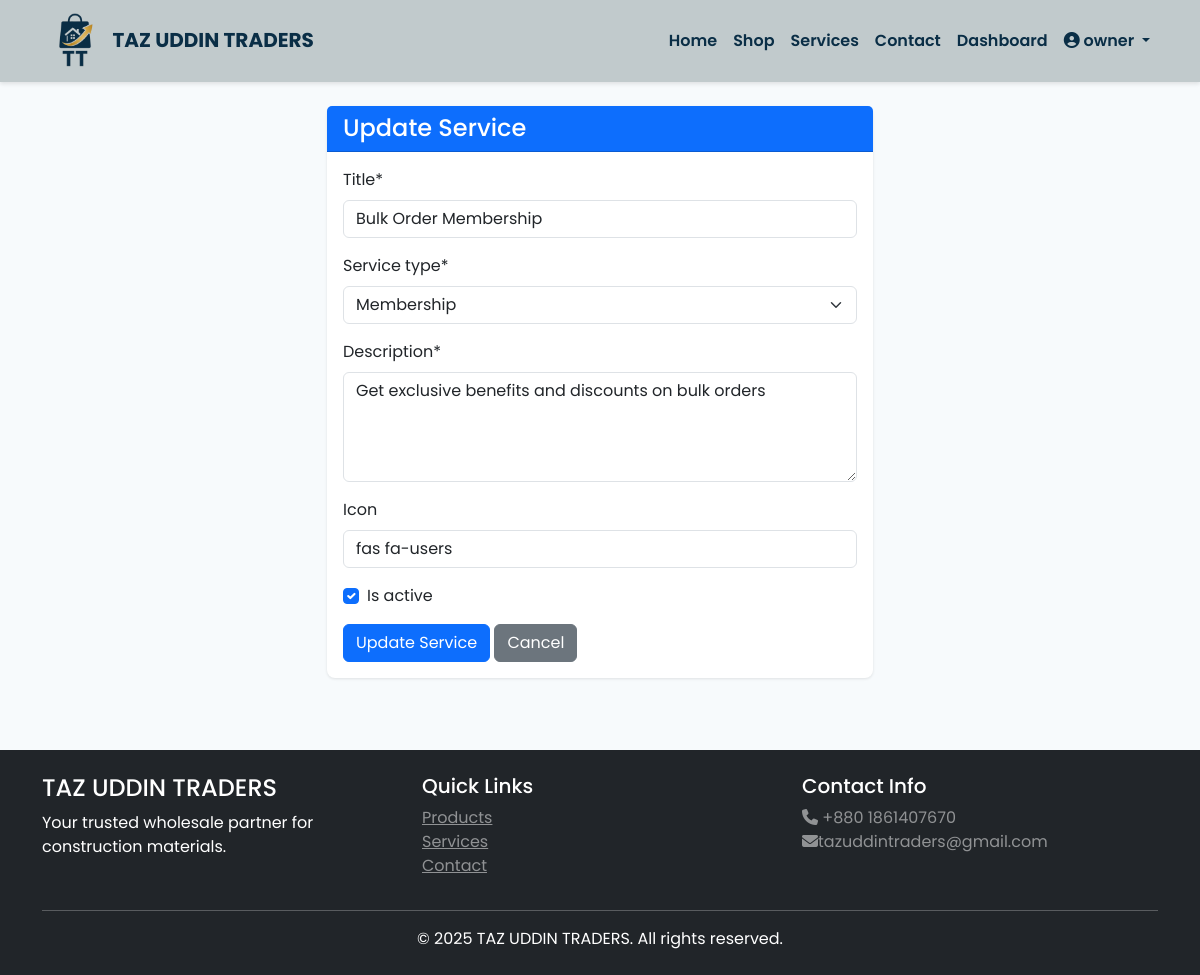
/services/owner/services/1/update/ (signed in), run on the app's committed database.
### accounts/models.py (models this page shows)
class User(AbstractUser):
    ROLE_CHOICES = (
        ('superadmin', 'Superadmin'),
        ('owner', 'Owner'),
        ('client', 'Client'),
    )
    role = models.CharField(max_length=20, choices=ROLE_CHOICES, default='client')
    phone = models.CharField(max_length=15, blank=True)
    address = models.TextField(blank=True)
    created_at = models.DateTimeField(auto_now_add=True)
    updated_at = models.DateTimeField(auto_now=True)
    class Meta:
        db_table = 'users'
    def is_superadmin(self):
        return self.role == 'superadmin'
    def is_owner(self):
        return self.role == 'owner'
    def is_client(self):
        return self.role == 'client'

### services/models.py (models this page shows, shortened)
class Service(models.Model):
    SERVICE_TYPES = (
        ('membership', 'Membership'),
        ('appointment', 'Appointment (In-person)'),
        ('online_appointment', 'Online Appointment'),
        ('order', 'Order Placement'),
        ('complaint', 'Complaint Submission'),
        ('fast_track', 'Fast Track Help'),
        ('general', 'General Request'),
    )
    title = models.CharField(max_length=200)
    service_type = models.CharField(max_length=30, choices=SERVICE_TYPES)
    description = models.TextField()
    icon = models.CharField(max_length=50, blank=True)
    is_active = models.BooleanField(default=True)
    created_at = models.DateTimeField(auto_now_add=True)
    updated_at = models.DateTimeField(auto_now=True)

### services/views.py (the view)
# urls.py: path('owner/services/<int:pk>/update/', views.ServiceUpdateView.as_view(), name='service_update'),
class ServiceUpdateView(LoginRequiredMixin, UserPassesTestMixin, UpdateView):
    model = Service
    form_class = ServiceForm
    template_name = 'owner/service_form.html'
    success_url = reverse_lazy('services:owner_service_list')
    def test_func(self):
        return is_owner_or_superadmin(self.request.user)

### services/forms.py
class ServiceForm(forms.ModelForm):
    class Meta:
        model = Service
        fields = ['title', 'service_type', 'description', 'icon', 'is_active']
        widgets = {
            'description': forms.Textarea(attrs={'rows': 4}),
            'icon': forms.TextInput(attrs={'placeholder': 'e.g., fas fa-users'})
        }

### services/views.py (called while the page is built)
def is_owner_or_superadmin(user):
    return user.is_authenticated and (user.is_owner() or user.is_superadmin())

### templates/owner/service_form.html (shortened to what this page needs)
{% extends 'base.html' %}
{% load crispy_forms_tags %}
{% block content %}
<div class="container">
    <div class="row">
        <div class="col-md-6 mx-auto">
            <div class="card">
                <div class="card-header bg-primary text-white">
                    <h4 class="mb-0">{% if object %}Update{% else %}Add New{% endif %} Service</h4>
                </div>
                <div class="card-body">
                    <form method="post">
                        {{ form|crispy }}
                        <button type="submit" class="btn btn-primary">
                            {% if object %}Update{% else %}Create{% endif %} Service
                        </button>
                        <a href="{% url 'services:owner_service_list' %}" class="btn btn-secondary">Cancel</a>
                    </form>
                </div>
            </div>
        </div>
    </div>
</div>
{% endblock %}

### templates/base.html (shortened to what this page needs)
 {% load static %}
<!DOCTYPE html>
<html lang="en">
<head>
    <link href="https://cdn.jsdelivr.net/npm/bootstrap@5.3.0/dist/css/bootstrap.min.css" rel="stylesheet">
    <link rel="stylesheet" href="https://cdnjs.cloudflare.com/ajax/libs/font-awesome/6.4.0/css/all.min.css">
    {% load static %}
    <link rel="stylesheet" href="{% static 'css/style.css' %}">
</head>
<body>
    <nav class="navbar navbar-expand-lg navbar-dark" style="background-color: #C1CACC;">
        <div class="container">
            <a class="navbar-brand fw-bold" href="{% url 'core:home' %}" style="color:#0A2E46;">
                <img src="{% static 'img/logo.png' %}"  style="height:3.5rem;"> TAZ UDDIN TRADERS
            </a>
            <div class="collapse navbar-collapse" id="navbarNav">
                <ul class="navbar-nav ms-auto">
                    <li class="nav-item">
                        <a class="nav-link" style="color:#0A2E46;" href="{% url 'core:home' %}">Home</a>
                    </li>
                    <li class="nav-item">
                        <a class="nav-link" style="color:#0A2E46;" href="{% url 'shop:product_list' %}">Shop</a>
                    </li>
                    <li class="nav-item">
                        <a class="nav-link" style="color:#0A2E46;" href="{% url 'services:service_list' %}">Services</a>
                    </li>
                    <li class="nav-item">
                        <a class="nav-link" style="color:#0A2E46;" href="{% url 'core:contact' %}">Contact</a>
                    </li>
                    {% if user.is_authenticated %}
                        {% if user.is_owner or user.is_superadmin %}
                            <li class="nav-item">
                                <a class="nav-link" style="color:#0A2E46;" href="{% url 'core:owner_dashboard' %}">Dashboard</a>
                            </li>
                        {% endif %}
                        <li class="nav-item dropdown">
                            <a class="nav-link dropdown-toggle" style="color:#0A2E46;" href="#" id="navbarDropdown" role="button" data-bs-toggle="dropdown">
                                <i class="fas fa-user-circle"></i> {{ user.username }}
                            </a>
                        </li>
                    {% endif %}
                </ul>
            </div>
        </div>
    </nav>
    <main class="py-4">
        {% block content %}{% endblock %}
    </main>
    <footer class="bg-dark text-white py-4 mt-5">
        <div class="container">
            <div class="row">
                <div class="col-md-4">
                    <h4>TAZ UDDIN TRADERS</h4>
                    <p>Your trusted wholesale partner for construction materials.</p>
                </div>
                <div class="col-md-4">
                    <h5>Quick Links</h5>
                    <ul class="list-unstyled">
                        <li><a href="{% url 'shop:product_list' %}" class="text-white-50">Products</a></li>
                        <li><a href="{% url 'services:service_list' %}" class="text-white-50">Services</a></li>
                        <li><a href="{% url 'core:contact' %}" class="text-white-50">Contact</a></li>
                    </ul>
                </div>
                <div class="col-md-4">
                    <h5>Contact Info</h5>
                    <p class="text-white-50">
                        <i class="fas fa-phone"></i> +880 1861407670<br>
                        <i class="fas fa-envelope"></i>tazuddintraders@gmail.com
                    </p>
                </div>
            </div>
            <hr class="bg-white">
            <p class="text-center mb-0">&copy; 2025 TAZ UDDIN TRADERS. All rights reserved.</p>
        </div>
    </footer>
</body>
</html>

### static/css/style.css (style rules this page uses)
:root { --primary-color: #1a365d; --secondary-color: #2d3748; --success-color: #48bb78; --danger-color: #f56565; --warning-color: #ecc94b; --light-bg: #f7fafc; --border-radius: 0.5rem; }
body { font-family: 'Poppins', sans-serif; background-color: var(--light-bg); }
.navbar { box-shadow: 0 2px 4px rgba(0,0,0,0.1); font-weight: 600; }
.card { border: none; border-radius: var(--border-radius); box-shadow: 0 1px 3px rgba(0,0,0,0.1); transition: transform 0.2s; }

### data on the page
User: username "owner"
Service: title "Bulk Order Membership", service_type "Membership", description "Get exclusive benefits and discounts on bulk orders", icon "fas fa-users", is_active "☑"
